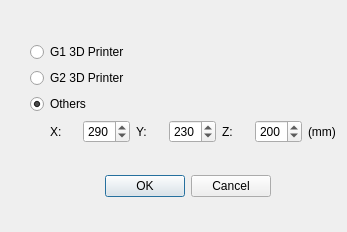
<?xml version="1.0" encoding="UTF-8"?>
<ui version="4.0">
 <class>TypeDialog</class>
 <widget class="QDialog" name="TypeDialog">
  <property name="geometry">
   <rect>
    <x>0</x>
    <y>0</y>
    <width>347</width>
    <height>232</height>
   </rect>
  </property>
  <property name="windowTitle">
   <string>Dialog</string>
  </property>
  <widget class="QDialogButtonBox" name="buttonBox">
   <property name="geometry">
    <rect>
     <x>-70</x>
     <y>170</y>
     <width>341</width>
     <height>32</height>
    </rect>
   </property>
   <property name="orientation">
    <enum>Qt::Horizontal</enum>
   </property>
   <property name="standardButtons">
    <set>QDialogButtonBox::Cancel|QDialogButtonBox::Ok</set>
   </property>
  </widget>
  <widget class="QWidget" name="layoutWidget">
   <property name="geometry">
    <rect>
     <x>30</x>
     <y>42</y>
     <width>133</width>
     <height>73</height>
    </rect>
   </property>
   <layout class="QVBoxLayout" name="verticalLayout">
    <item>
     <widget class="QRadioButton" name="radioButtonG1">
      <property name="text">
       <string>G1 3D Printer</string>
      </property>
     </widget>
    </item>
    <item>
     <widget class="QRadioButton" name="radioButtonG2">
      <property name="text">
       <string>G2 3D Printer</string>
      </property>
     </widget>
    </item>
    <item>
     <widget class="QRadioButton" name="radioButtonOthers">
      <property name="autoFillBackground">
       <bool>false</bool>
      </property>
      <property name="text">
       <string>Others</string>
      </property>
      <property name="checked">
       <bool>true</bool>
      </property>
     </widget>
    </item>
   </layout>
  </widget>
  <widget class="QWidget" name="layoutWidget">
   <property name="geometry">
    <rect>
     <x>50</x>
     <y>120</y>
     <width>286</width>
     <height>23</height>
    </rect>
   </property>
   <layout class="QHBoxLayout" name="horizontalLayout">
    <item>
     <widget class="QLabel" name="label">
      <property name="text">
       <string>X:</string>
      </property>
     </widget>
    </item>
    <item>
     <widget class="QSpinBox" name="spinBoxX">
      <property name="enabled">
       <bool>true</bool>
      </property>
      <property name="maximum">
       <number>300</number>
      </property>
      <property name="value">
       <number>290</number>
      </property>
     </widget>
    </item>
    <item>
     <widget class="QLabel" name="label_2">
      <property name="text">
       <string>Y:</string>
      </property>
     </widget>
    </item>
    <item>
     <widget class="QSpinBox" name="spinBoxY">
      <property name="enabled">
       <bool>true</bool>
      </property>
      <property name="maximum">
       <number>300</number>
      </property>
      <property name="value">
       <number>230</number>
      </property>
     </widget>
    </item>
    <item>
     <widget class="QLabel" name="label_3">
      <property name="text">
       <string>Z:</string>
      </property>
     </widget>
    </item>
    <item>
     <widget class="QSpinBox" name="spinBoxZ">
      <property name="enabled">
       <bool>true</bool>
      </property>
      <property name="maximum">
       <number>300</number>
      </property>
      <property name="value">
       <number>200</number>
      </property>
     </widget>
    </item>
    <item>
     <widget class="QLabel" name="label_4">
      <property name="text">
       <string>(mm)</string>
      </property>
     </widget>
    </item>
   </layout>
  </widget>
 </widget>
 <resources/>
 <connections>
  <connection>
   <sender>buttonBox</sender>
   <signal>accepted()</signal>
   <receiver>TypeDialog</receiver>
   <slot>accept()</slot>
   <hints>
    <hint type="sourcelabel">
     <x>248</x>
     <y>254</y>
    </hint>
    <hint type="destinationlabel">
     <x>157</x>
     <y>274</y>
    </hint>
   </hints>
  </connection>
  <connection>
   <sender>buttonBox</sender>
   <signal>rejected()</signal>
   <receiver>TypeDialog</receiver>
   <slot>reject()</slot>
   <hints>
    <hint type="sourcelabel">
     <x>316</x>
     <y>260</y>
    </hint>
    <hint type="destinationlabel">
     <x>286</x>
     <y>274</y>
    </hint>
   </hints>
  </connection>
 </connections>
</ui>
